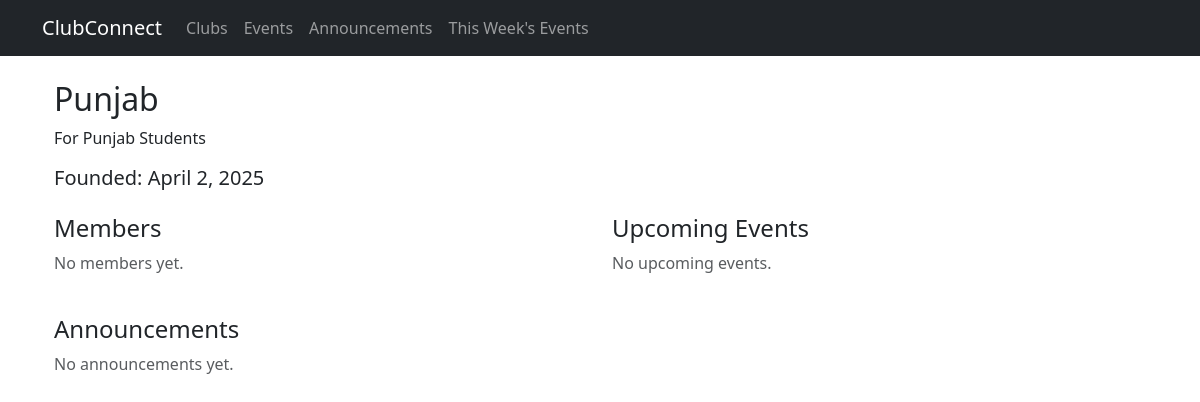
The page /clubs/clubs/1/ on the database its author committed.
### clubapp/models.py (models this page shows, shortened)
class Club(models.Model):
    name = models.CharField(max_length=255)
    description = models.TextField()
    founded_date = models.DateField()

### clubapp/views.py (the view)
# urls.py: path('clubs/<int:id>/', views.club_detail, name='club_detail'),
def club_detail(request, id):
    club = get_object_or_404(Club, id=id)
    members = club.member_set.all()
    events = club.event_set.all()
    announcements = club.announcement_set.all()
    return render(request, 'clubapp/club_detail.html', {
        'club': club,
        'members': members,
        'events': events,
        'announcements': announcements
    })

### clubapp/templates/clubapp/club_detail.html
{% extends 'base.html' %}
{% block content %}
<div class="container">
    <h2 class="mt-3">{{ club.name }}</h2>
    <p>{{ club.description }}</p>
    <h5>Founded: {{ club.founded_date }}</h5>
    <div class="row mt-4">
        <div class="col-md-6">
            <h4>Members</h4>
            <ul class="list-group">
                {% for member in club.members.all %}
                <li class="list-group-item">{{ member.name }} - <b>{{ member.role }}</b></li>
                {% empty %}
                <p class="text-muted">No members yet.</p>
                {% endfor %}
            </ul>
        </div>
        <div class="col-md-6">
            <h4>Upcoming Events</h4>
            <ul class="list-group">
                {% for event in club.events.all %}
                <li class="list-group-item">{{ event.title }} - <i>{{ event.date }}</i></li>
                {% empty %}
                <p class="text-muted">No upcoming events.</p>
                {% endfor %}
            </ul>
        </div>
    </div>
    <h4 class="mt-4">Announcements</h4>
    <div class="list-group">
        {% for announcement in club.announcements.all %}
        <div class="list-group-item">
            <h5>{{ announcement.title }}</h5>
            <p>{{ announcement.message }}</p>
            <small class="text-muted">Posted on: {{ announcement.posted_on }}</small>
        </div>
        {% empty %}
        <p class="text-muted">No announcements yet.</p>
        {% endfor %}
    </div>
</div>
{% endblock %}

### rows shown on the page
Club: name "Punjab", description "For Punjab Students", founded_date "April 2, 2025"
